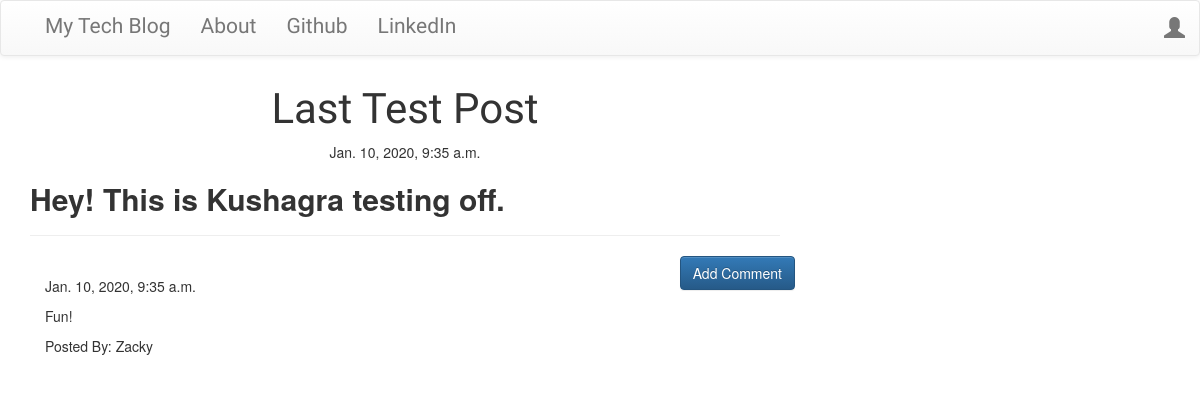
Page /post/25/ on the committed database.
### blog/models.py (models this page shows, shortened)
class Post(models.Model):
    author = models.ForeignKey('auth.User')
    title = models.CharField(max_length=200)
    text = models.TextField()
    created_date = models.DateTimeField(default=timezone.now)
    published_date = models.DateTimeField(blank=True,null=True)

class Comment(models.Model):
        post = models.ForeignKey('blog.Post',related_name='comment')
        author = models.CharField(max_length=200)
        text = models.TextField()
        created_date = models.DateTimeField(default=timezone.now)
        approved_comment = models.BooleanField(default=False)

### blog/views.py (the view)
# urls.py: url(r'^post/(?P<pk>\d+)/$',views.PostDetailView.as_view(),name="post_detail"),
class PostDetailView(DetailView):
    model = Post

### blog/templates/blog/post_detail.html (shortened to what this page needs)
{% extends "blog/base.html" %}
 {% block content %}
                     <h1 class="posttitle loader">{{post.title}}</h1>
                    {% if post.published_date %}
                            <div class="date postdate">
                                 {{post.published_date}}
                            </div>
                  {% else %}
                            <a class="btn btn-default" href="{% url 'post_publish' pk=post.pk %}">Publish</a>
                  {% endif %}
                  <p class="postcontent">{{post.text|safe|linebreaksbr}}</p>
   <hr>
   <a class="btn btn-primary btn-comment" href="{% url 'add_comment_to_post' pk=post.pk %}">Add Comment</a>
  <div class="container">
  {% for comment in post.comment.all %}
  <br>
           {% if user.is_authenticated or comment.approved_comment %}
                 {{comment.created_date}}
                <p>{{comment.text|safe|linebreaks}}</p>
                <p>Posted By: {{comment.author}}</p>
                {% endif %}
            {% empty %}
                <p>No Comments!</p>
        {% endfor %}
    </div>
 {% endblock %}

### blog/static/css/blog.css (style rules this page uses)
.postdate { text-align: center; }
.posttitle { font-family: 'Russo One', sans-serif; font-size: 3em; text-align: center; }
.postcontent { font-family: 'Montez'; font-size: 1.5em; }
.btn-comment { position: absolute; right: 0px; }
.loader { filter:hue-rotate(0deg); color:linear-gradient(45deg,#0f8,#08f); animation:hue 10000ms infinite linear; }

### rows in the picture
Post: title "Last Test Post", published_date "Jan. 10, 2020, 9:35 a.m.", text "Hey! This is Kushagra testing off."
Comment: created_date "Jan. 10, 2020, 9:35 a.m.", text "Fun!", author "Zacky"
